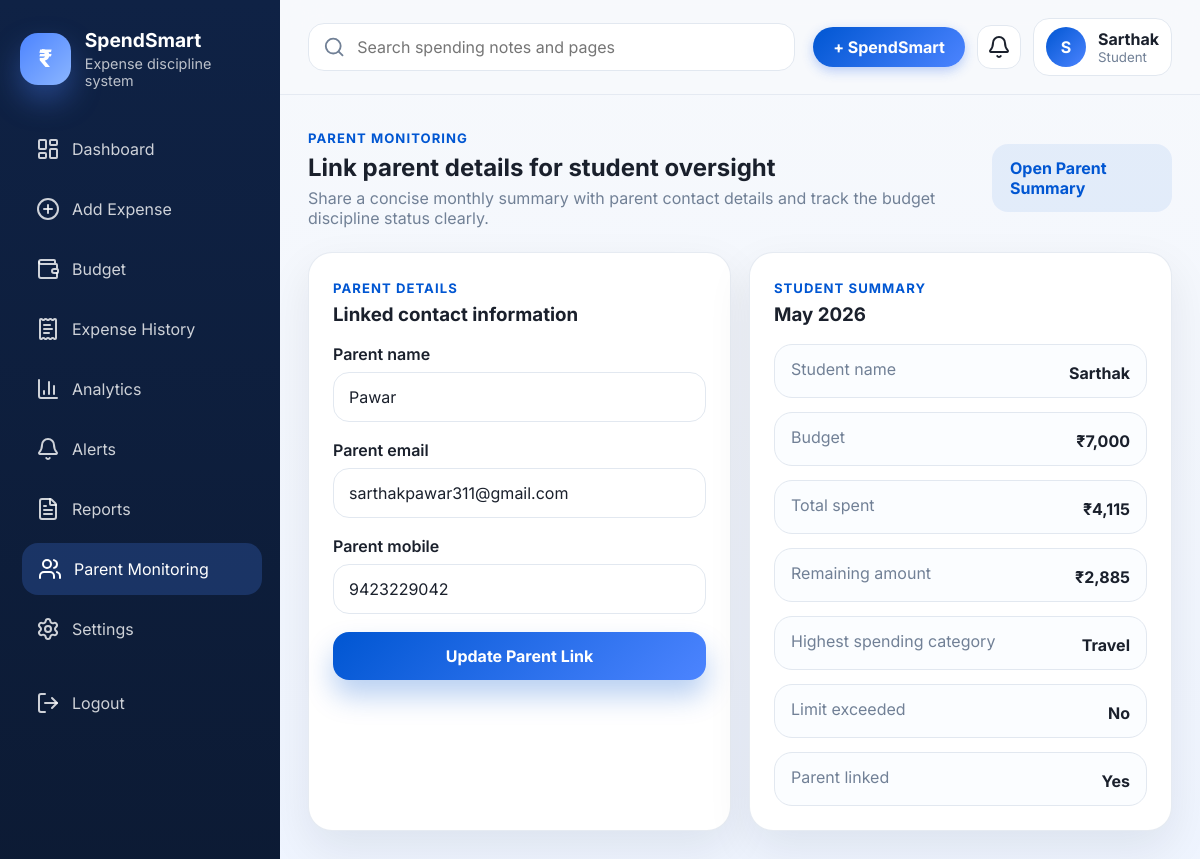
The app's page /parent-link (signed in) with its own data.
### tables this page shows
CREATE TABLE users (
            id INTEGER PRIMARY KEY AUTOINCREMENT,
            full_name TEXT NOT NULL,
            email TEXT NOT NULL UNIQUE,
            mobile TEXT NOT NULL,
            password_hash TEXT NOT NULL,
            user_type TEXT NOT NULL,
            notifications_enabled INTEGER NOT NULL DEFAULT 1,
            parent_summary_enabled INTEGER NOT NULL DEFAULT 1,
            created_at TEXT NOT NULL
        );

CREATE TABLE parents (
            id INTEGER PRIMARY KEY AUTOINCREMENT,
            student_user_id INTEGER NOT NULL UNIQUE,
            parent_name TEXT NOT NULL,
            parent_email TEXT NOT NULL,
            parent_mobile TEXT NOT NULL,
            created_at TEXT NOT NULL,
            FOREIGN KEY (student_user_id) REFERENCES users(id)
        );

CREATE TABLE budgets (
            id INTEGER PRIMARY KEY AUTOINCREMENT,
            user_id INTEGER NOT NULL,
            month INTEGER NOT NULL,
            year INTEGER NOT NULL,
            budget_amount REAL NOT NULL,
            reason TEXT,
            created_at TEXT NOT NULL,
            updated_at TEXT NOT NULL,
            FOREIGN KEY (user_id) REFERENCES users(id)
        );

CREATE TABLE expenses (
            id INTEGER PRIMARY KEY AUTOINCREMENT,
            user_id INTEGER NOT NULL,
            amount REAL NOT NULL,
            category TEXT NOT NULL,
            payment_method TEXT NOT NULL,
            description TEXT,
            expense_date TEXT NOT NULL,
            created_at TEXT NOT NULL,
            FOREIGN KEY (user_id) REFERENCES users(id)
        );

### app.py (the view, shortened to what this page needs)
@app.route("/parent-link", methods=["GET", "POST"])
@login_required
def parent_link():
    user = get_current_user()
    if user["user_type"] != "Student":
        flash("Parent monitoring is available only for student accounts.", "error")
        return redirect(url_for("dashboard"))
    existing = parent_details(user["id"])
    month, year = today_parts()
    return render_page(
        "parent_link.html",
        page_title="Parent Monitoring",
        active_page="parent-monitoring",
        parent=existing,
        summary=parent_summary_payload(user["id"], month, year),
    )

### app.py (called while the page is built)
def today_parts() -> tuple[int, int]:
    today = date.today()
    return today.month, today.year

def month_label(month: int, year: int) -> str:
    return f"{MONTH_NAMES[month - 1]} {year}"

def rupee(value: float | int | None) -> str:
    amount = float(value or 0)
    return f"₹{amount:,.0f}" if amount == int(amount) else f"₹{amount:,.2f}"

@app.template_filter("rupee")
def rupee_filter(value: float | int | None) -> str:
    return rupee(value)

def get_db() -> sqlite3.Connection:
    if "db" not in g:
        DATA_DIR.mkdir(parents=True, exist_ok=True)
        conn = sqlite3.connect(DB_PATH)
        conn.row_factory = sqlite3.Row
        conn.execute("PRAGMA journal_mode=MEMORY")
        conn.execute("PRAGMA synchronous=NORMAL")
        conn.execute("PRAGMA foreign_keys=ON")
        g.db = conn
    return g.db

def query_one(query: str, params: tuple[Any, ...] = ()) -> sqlite3.Row | None:
    return get_db().execute(query, params).fetchone()

def login_required(view):
    @wraps(view)
    def wrapped_view(*args, **kwargs):
        if "user_id" not in session:
            flash("Please log in to continue.", "error")
            return redirect(url_for("login"))
        return view(*args, **kwargs)
    return wrapped_view

def get_current_user() -> sqlite3.Row | None:
    user_id = session.get("user_id")
    if not user_id:
        return None
    return query_one("SELECT * FROM users WHERE id = ?", (user_id,))

def month_year_from_request() -> tuple[int, int]:
    current_month, current_year = today_parts()
    month = int(request.args.get("month", current_month))
    year = int(request.args.get("year", current_year))
    return month, year

def get_budget(user_id: int, month: int, year: int) -> sqlite3.Row | None:
    return query_one(
        """
        SELECT * FROM budgets
        WHERE user_id = ? AND month = ? AND year = ?
        ORDER BY id DESC LIMIT 1
        """,
        (user_id, month, year),
    )

def get_month_spent(user_id: int, month: int, year: int) -> float:
    row = query_one(
        """
        SELECT COALESCE(SUM(amount), 0) AS total
        FROM expenses
        WHERE user_id = ?
          AND CAST(strftime('%m', expense_date) AS INTEGER) = ?
          AND CAST(strftime('%Y', expense_date) AS INTEGER) = ?
        """,
        (user_id, month, year),
    )
    return float(row["total"] if row else 0)

def parent_details(user_id: int) -> sqlite3.Row | None:
    return query_one("SELECT * FROM parents WHERE student_user_id = ?", (user_id,))

### templates/parent_link.html
{% extends "base.html" %}
{% block content %}
<section class="page-header">
  <div>
    <span class="eyebrow">Parent Monitoring</span>
    <h2>Link parent details for student oversight</h2>
    <p>Share a concise monthly summary with parent contact details and track the budget discipline status clearly.</p>
  </div>
  <a href="{{ url_for('parent_summary') }}" class="btn btn-secondary">Open Parent Summary</a>
</section>
<section class="content-grid two-up">
  <article class="panel-card">
    <div class="panel-head">
      <div>
        <span class="panel-kicker">Parent Details</span>
        <h3>Linked contact information</h3>
      </div>
    </div>
    <form method="post" class="form-grid">
      <label class="input-group">
        <span>Parent name</span>
        <input type="text" name="parent_name" value="{{ parent.parent_name if parent else '' }}" required>
      </label>
      <label class="input-group">
        <span>Parent email</span>
        <input type="email" name="parent_email" value="{{ parent.parent_email if parent else '' }}" required>
      </label>
      <label class="input-group">
        <span>Parent mobile</span>
        <input type="tel" name="parent_mobile" value="{{ parent.parent_mobile if parent else '' }}" required>
      </label>
      <button class="btn btn-primary" type="submit">{{ 'Update Parent Link' if parent else 'Save Parent Link' }}</button>
    </form>
  </article>
  <article class="panel-card">
    <div class="panel-head">
      <div>
        <span class="panel-kicker">Student Summary</span>
        <h3>{{ summary.month_label }}</h3>
      </div>
    </div>
    <div class="summary-list">
      <div class="summary-row"><span>Student name</span><strong>{{ summary.student_name }}</strong></div>
      <div class="summary-row"><span>Budget</span><strong>{{ summary.budget_amount|rupee }}</strong></div>
      <div class="summary-row"><span>Total spent</span><strong>{{ summary.spent|rupee }}</strong></div>
      <div class="summary-row"><span>Remaining amount</span><strong>{{ summary.remaining|rupee }}</strong></div>
      <div class="summary-row"><span>Highest spending category</span><strong>{{ summary.highest_category }}</strong></div>
      <div class="summary-row"><span>Limit exceeded</span><strong>{{ 'Yes' if summary.limit_exceeded else 'No' }}</strong></div>
      <div class="summary-row"><span>Parent linked</span><strong>{{ 'Yes' if summary.linked else 'No' }}</strong></div>
    </div>
  </article>
</section>
{% endblock %}

### templates/base.html (shortened to what this page needs)
<!DOCTYPE html>
<html lang="en">
<head>
  <link rel="stylesheet" href="{{ url_for('static', filename='css/styles.css') }}">
</head>
<body>
  {% if current_user %}
  <div class="app-shell">
    <aside class="sidebar" id="sidebar">
      <div class="sidebar-brand">
        <div class="brand-mark">₹</div>
        <div>
          <h1>SpendSmart</h1>
          <p>Expense discipline system</p>
        </div>
      </div>
      <nav class="sidebar-nav">
        {% for item in sidebar_links %}
          {% if item.endpoint != 'parent_link' or current_user.user_type == 'Student' %}
          <a href="{{ url_for(item.endpoint) }}" class="nav-link {% if active_page == item.key %}active{% endif %}">
            <i data-lucide="{{ item.icon }}"></i>
            <span>{{ item.label }}</span>
          </a>
          {% endif %}
        {% endfor %}
        <a href="{{ url_for('logout') }}" class="nav-link logout-link">
          <i data-lucide="log-out"></i>
          <span>Logout</span>
        </a>
      </nav>
    </aside>
    <div class="main-panel">
      <header class="topbar">
        <div class="topbar-search">
          <i data-lucide="search"></i>
          <input type="text" placeholder="Search spending notes and pages" disabled>
        </div>
        <div class="topbar-actions">
          <a href="{{ url_for('dashboard') }}" class="logo-btn" aria-label="Open SpendSmart dashboard">
            + SpendSmart
          </a>
          <a class="icon-button" href="{{ url_for('alerts') }}" aria-label="Alerts">
            <i data-lucide="bell"></i>
          </a>
          <div class="profile-chip">
            <span class="avatar">{{ current_user.full_name[:1] }}</span>
            <div>
              <strong>{{ current_user.full_name }}</strong>
              <small>{{ current_user.user_type }}</small>
            </div>
          </div>
        </div>
      </header>
      <main class="content-area">
        {% block content %}{% endblock %}
      </main>
    </div>
  </div>
  {% endif %}
</body>
</html>

### records on screen
users: full_name "S", full_name "Sarthak", user_type "Student", student_name "Sarthak"
parents: parent_name "Pawar", parent_email "sarthakpawar311@gmail.com", parent_mobile "9423229042"
budgets: budget_amount "₹7,000"
expenses: highest_category "Travel"

### other values on screen
{{ item.label }} "Dashboard" "Add Expense" "Budget" "Expense History" "Analytics" "Alerts" "Reports" "Parent Monitoring" "Settings"
{{ 'Update Parent Link' if parent else 'Save Parent Link' }} "Update Parent Link"
{{ summary.month_label }} "May 2026"
{{ summary.spent|rupee }} "₹4,115"
{{ summary.remaining|rupee }} "₹2,885"
{{ 'Yes' if summary.limit_exceeded else 'No' }} "No"
{{ 'Yes' if summary.linked else 'No' }} "Yes"
